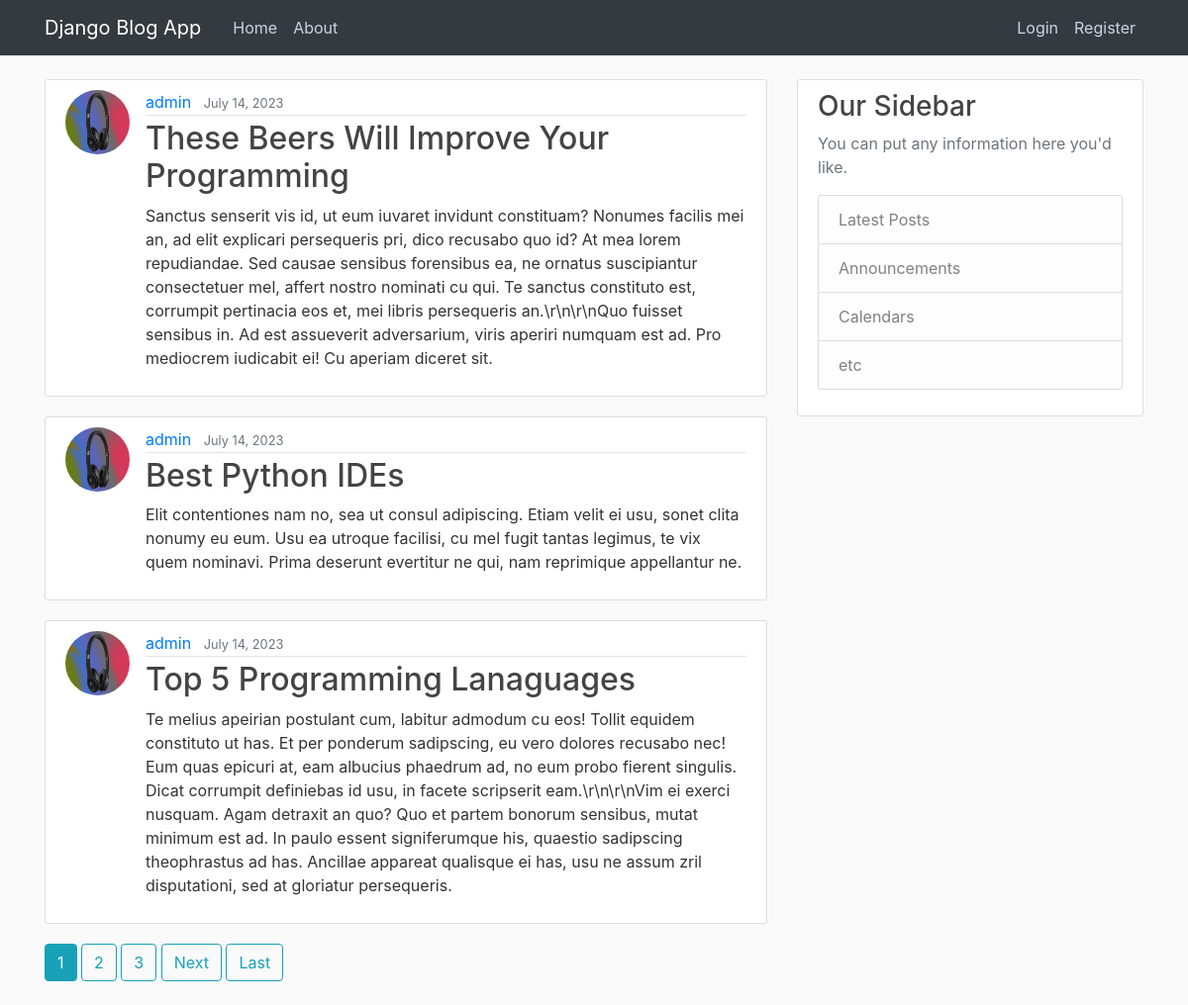
The page / on the database its author committed.
### blog_app/models.py (models this page shows, shortened)
class Post(models.Model):
    title = models.CharField(max_length=100)
    content = models.TextField()
    date_posted = models.DateTimeField(default=timezone.now)
    author = models.ForeignKey(User, on_delete=models.CASCADE)

### users/models.py (models this page shows, shortened)
class Profile(models.Model):
    user = models.OneToOneField(User, on_delete=models.CASCADE)
    image = models.ImageField(default='default.jpg', upload_to='profile_pics')

### blog_app/views.py (the view)
# urls.py: path('', PostListView.as_view(), name='home'),
class PostListView(ListView):
    model = Post
    template_name = 'blog_app/home.html'  # <app>/<model>_<viewtype>.html
    context_object_name = 'posts'
    ordering = ['-date_posted']
    paginate_by = 3

### blog_app/templates/blog_app/home.html (shortened to what this page needs)
{% extends "blog_app/base.html" %}
{% block content %}
    {% for post in posts %}
        <article class="media content-section">
          <img class="rounded-circle article-img" src="{{ post.author.profile.image.url }}">
          <div class="media-body">
            <div class="article-metadata">
              <a class="mr-2" href="{% url 'user-posts' post.author.username %}">{{ post.author }}</a>
              <small class="text-muted">{{ post.date_posted|date:"F d, Y" }}</small>
            </div>
            <h2><a class="article-title" href="{% url 'post-detail' post.id %}">{{ post.title }}</a></h2>
            <p class="article-content">{{ post.content }}</p>
          </div>
        </article>
    {% endfor %}
    {% if is_paginated %}
      {% for num in page_obj.paginator.page_range %}
        {% if page_obj.number == num %}
          <a class="btn btn-info mb-4" href="?page={{ num }}">{{ num }}</a>
        {% elif num > page_obj.number|add:'-3' and num < page_obj.number|add:'3' %}
          <a class="btn btn-outline-info mb-4" href="?page={{ num }}">{{ num }}</a>
        {% endif %}
      {% endfor %}
      {% if page_obj.has_next %}
        <a class="btn btn-outline-info mb-4" href="?page={{ page_obj.next_page_number }}">Next</a>
        <a class="btn btn-outline-info mb-4" href="?page={{ page_obj.paginator.num_pages }}">Last</a>
      {% endif %}
    {% endif %}
{% endblock content %}

### blog_app/templates/blog_app/base.html (shortened to what this page needs)
{% load static %}
<!DOCTYPE html>
<html>
<head>
    <link rel="stylesheet" href="https://maxcdn.bootstrapcdn.com/bootstrap/4.0.0/css/bootstrap.min.css">
    <link rel="stylesheet" type="text/css" href="{% static 'blog_app/main.css' %}">
</head>
<body>
    <header class="site-header">
      <nav class="navbar navbar-expand-md navbar-dark bg-dark fixed-top">
        <div class="container">
          <a class="navbar-brand mr-4" href="{% url 'home' %}">Django Blog App</a>
          <div class="collapse navbar-collapse" id="navbarToggle">
            <div class="navbar-nav mr-auto">
              <a class="nav-item nav-link" href="{% url 'home' %}">Home</a>
              <a class="nav-item nav-link" href="{% url 'about' %}">About</a>
            </div>
            <div class="navbar-nav">
              {% if user.is_authenticated %}
                <a class="nav-item nav-link" href="{% url 'post-create' %}">New Post</a>
                <a class="nav-item nav-link" href="{% url 'profile' %}">Profile</a>
                <a class="nav-item nav-link" href="{% url 'logout' %}">Logout</a>
              {% else %}
                <a class="nav-item nav-link" href="{% url 'login' %}">Login</a>
                <a class="nav-item nav-link" href="{% url 'register' %}">Register</a>
              {% endif %}
            </div>
          </div>
        </div>
      </nav>
    </header>
    <main role="main" class="container">
      <div class="row">
        <div class="col-md-8">
          {% block content %}{% endblock %}
        </div>
        <div class="col-md-4">
          <div class="content-section">
            <h3>Our Sidebar</h3>
            <p class='text-muted'>You can put any information here you'd like.
              <ul class="list-group">
                <li class="list-group-item list-group-item-light">Latest Posts</li>
                <li class="list-group-item list-group-item-light">Announcements</li>
                <li class="list-group-item list-group-item-light">Calendars</li>
                <li class="list-group-item list-group-item-light">etc</li>
              </ul>
            </p>
          </div>
        </div>
      </div>
    </main>
</body>
</html>

### blog_app/static/blog_app/main.css (style rules this page uses)
body { background: #fafafa; color: #333333; margin-top: 5rem; }
h1, h2, h3, h4, h5, h6 { color: #444444; }
ul { margin: 0; }
.site-header .navbar-nav .nav-link { color: #cbd5db; }
.content-section { background: #ffffff; padding: 10px 20px; border: 1px solid #dddddd; border-radius: 3px; margin-bottom: 20px; }
.article-title { color: #444444; }
.article-content { white-space: pre-line; }
.article-img { height: 65px; width: 65px; margin-right: 16px; }
.article-metadata { padding-bottom: 1px; margin-bottom: 4px; border-bottom: 1px solid #e3e3e3 }

### rows shown on the page
Post: author.profile.image (placeholder picture), author "admin", date_posted "July 14, 2023", title "These Beers Will Improve Your Programming", content "Sanctus senserit vis id, ut eum iuvaret invidunt constituam? Nonumes facilis mei an, ad elit explicari persequeris pri, dico recusabo quo id? At mea lorem repudiandae. Sed causae sensibus forensibus ea, ne ornatus suscipiantur consectetuer mel, affert nostro nominati cu qui. Te sanctus constituto est, corrumpit pertinacia eos et, mei libris persequeris an.\\r\\n\\r\\nQuo fuisset sensibus in. Ad est assueverit adversarium, viris aperiri numquam est ad. Pro mediocrem iudicabit ei! Cu aperiam diceret sit."
Post: author.profile.image (placeholder picture), author "admin", date_posted "July 14, 2023", title "Best Python IDEs", content "Elit contentiones nam no, sea ut consul adipiscing. Etiam velit ei usu, sonet clita nonumy eu eum. Usu ea utroque facilisi, cu mel fugit tantas legimus, te vix quem nominavi. Prima deserunt evertitur ne qui, nam reprimique appellantur ne."
Post: author.profile.image (placeholder picture), author "admin", date_posted "July 14, 2023", title "Top 5 Programming Lanaguages", content "Te melius apeirian postulant cum, labitur admodum cu eos! Tollit equidem constituto ut has. Et per ponderum sadipscing, eu vero dolores recusabo nec! Eum quas epicuri at, eam albucius phaedrum ad, no eum probo fierent singulis. Dicat corrumpit definiebas id usu, in facete scripserit eam.\\r\\n\\r\\nVim ei exerci nusquam. Agam detraxit an quo? Quo et partem bonorum sensibus, mutat minimum est ad. In paulo essent signiferumque his, quaestio sadipscing theophrastus ad has. Ancillae appareat qualisque ei has, usu ne assum zril disputationi, sed at gloriatur persequeris."

### other values the page prints
{{ num }} "1"
{{ num }} "2" "3"
